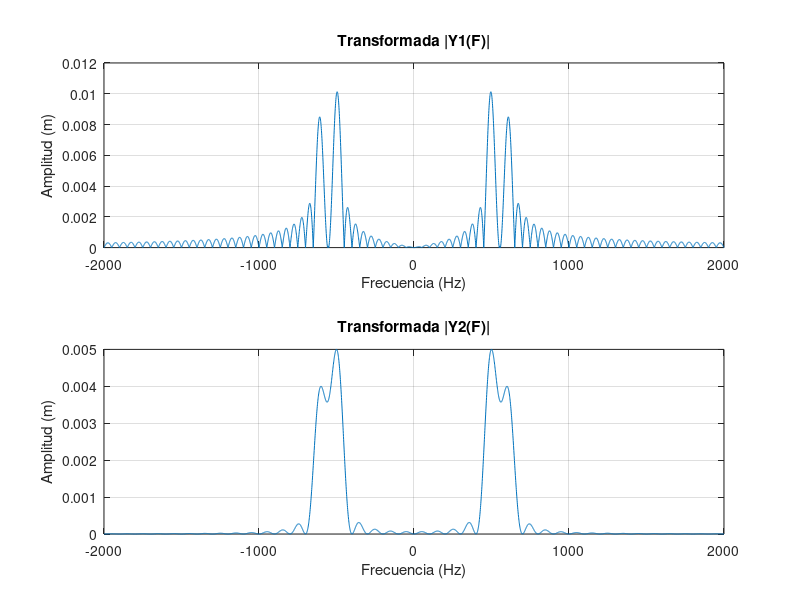
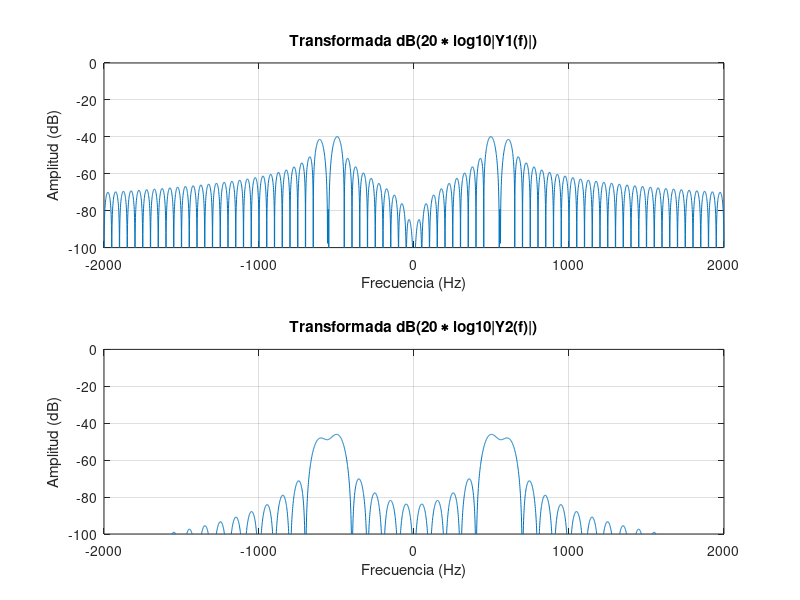

Write the MATLAB code that produced these figures, in order.
%%ej2 

A=1;
B=0.8;

f0=500;
f1=600;

T=0.02;
fm=1;
f=-2000:fm:2000;

y1 = (A*T)/2 * sinc(T*(f-f0))+(A*T)/2 * sinc(T*(f+f0))+(B*T)/2 * sinc(T*(f-f1))+(B*T)/2 * sinc(T*(f+f1));

y2 = (A*T)/4 * sinc(T/2*(f-f0)).^2+(A*T)/4 * sinc(T/2*(f+f0)).^2+(B*T)/4 * sinc(T/2*(f-f1)).^2+(B*T)/4 * sinc(T/2*(f+f1)).^2;

figure

subplot(2,1,1);
plot(f,abs(y1));
xlabel("Frecuencia (Hz)");
ylabel("Amplitud (m)");
grid
title("Transformada |Y1(F)|");

subplot(2,1,2);
plot(f,abs(y2));
xlabel("Frecuencia (Hz)");
ylabel("Amplitud (m)");
grid
title("Transformada |Y2(F)|");


figure

subplot(2,1,1);
plot(f,20*log10(abs(y1)));
xlabel("Frecuencia (Hz)");
ylabel("Amplitud (dB)");
ylim([-100,0]);
grid
title("Transformada dB(20 ∗ log10|Y1(f)|)");

subplot(2,1,2);
plot(f,20*log10(abs(y2)));
xlabel("Frecuencia (Hz)");
ylabel("Amplitud (dB)");
ylim([-100,0]);
grid
title("Transformada dB(20 ∗ log10|Y2(f)|)");

%Es distingueixen millor si utilitzem una finestra rectangular
